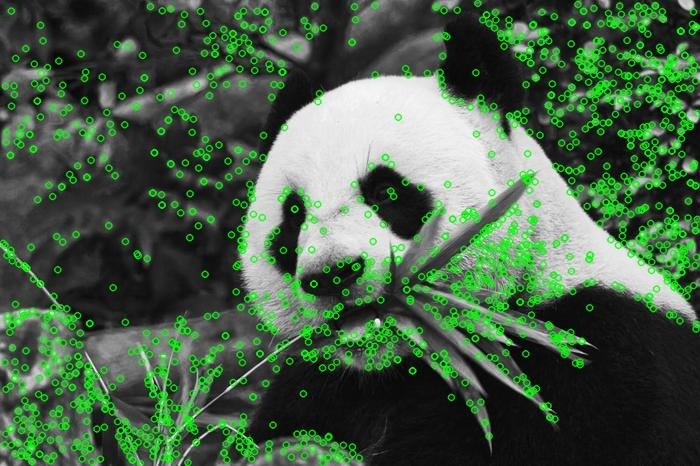
#> input picture other_tasks/ml-dl-computer-vision-journey/5_image_with_deep_learning/img/img2.png, 700 x 466 px
$ python 13_image_segmentation.py
#> lines starting #> are read from the running program, lines starting #| are printed output that depends on the picture
# [105 lines of commented-out code are left out]


import cv2
import numpy as np
import matplotlib.pyplot as plt

# Load an image
img = cv2.imread("../img/img2.png")
#> img is the input picture: shape (466, 700, 3); mean B, G, R 70.3, 95.2, 70.3
img = cv2.cvtColor(img, cv2.COLOR_BGR2RGB)
# img_gray = cv2.cvtColor(img, cv2.COLOR_RGB2GRAY)  # optional, work with single channel

# Define a simple kernel (3x3 edge detection)
kernel = np.array([[ -1, -1, -1],
                   [ -1,  8, -1],
                   [ -1, -1, -1]], dtype=np.float32)

# Apply convolution
feature_map = cv2.filter2D(img, -1, kernel)
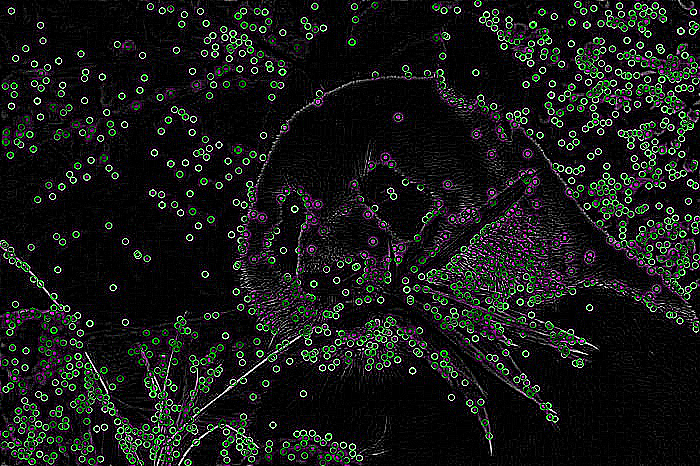
#> feature_map: shape (466, 700, 3); mean R, G, B 23.6, 25.5, 23.9

# Visualize
plt.figure(figsize=(10,5))
plt.subplot(1,2,1)
plt.title("Original")
plt.imshow(img, cmap='gray')
plt.axis('off')

plt.subplot(1,2,2)
plt.title("Feature map")
plt.imshow(feature_map, cmap='gray')
plt.axis('off')
plt.show()
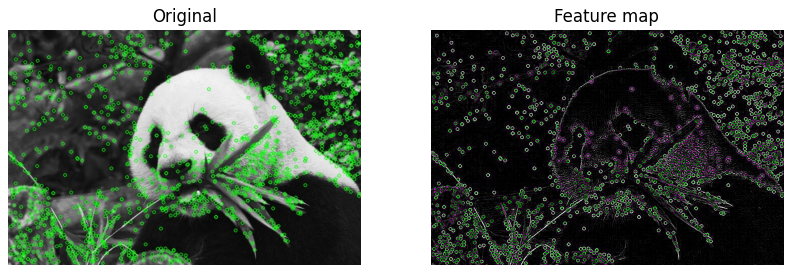
#> figure drawn by matplotlib, 2 panels

$ run again, with other_tasks/ml-dl-computer-vision-journey/5_image_with_deep_learning/img/img.png copied over other_tasks/ml-dl-computer-vision-journey/5_image_with_deep_learning/img/img2.png
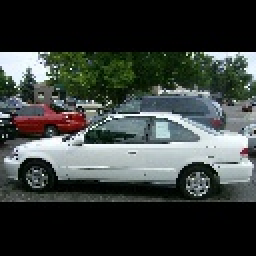
#> input picture other_tasks/ml-dl-computer-vision-journey/5_image_with_deep_learning/img/img.png, 128 x 128 px (shown 2 times larger)
#> img is the input picture: shape (128, 128, 3); mean B, G, R 59.8, 62.7, 56.9
#> `feature_map = cv2.filter2D(img, -1, kernel)`:
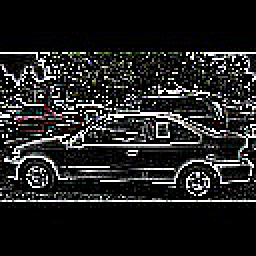
#> feature_map: shape (128, 128, 3) (shown 2 times larger); mean R, G, B 33.6, 33.7, 33.5
#> `plt.show()`:
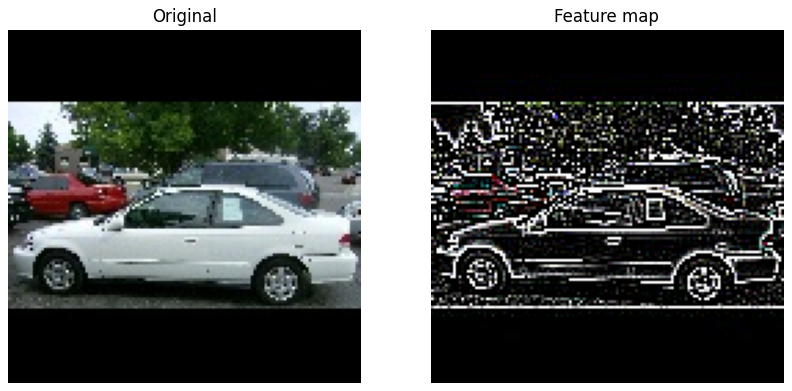
#> figure drawn by matplotlib, 2 panels

$ run again, with other_tasks/ml-dl-computer-vision-journey/5_image_with_deep_learning/img/car.jpeg saved as other_tasks/ml-dl-computer-vision-journey/5_image_with_deep_learning/img/img2.png
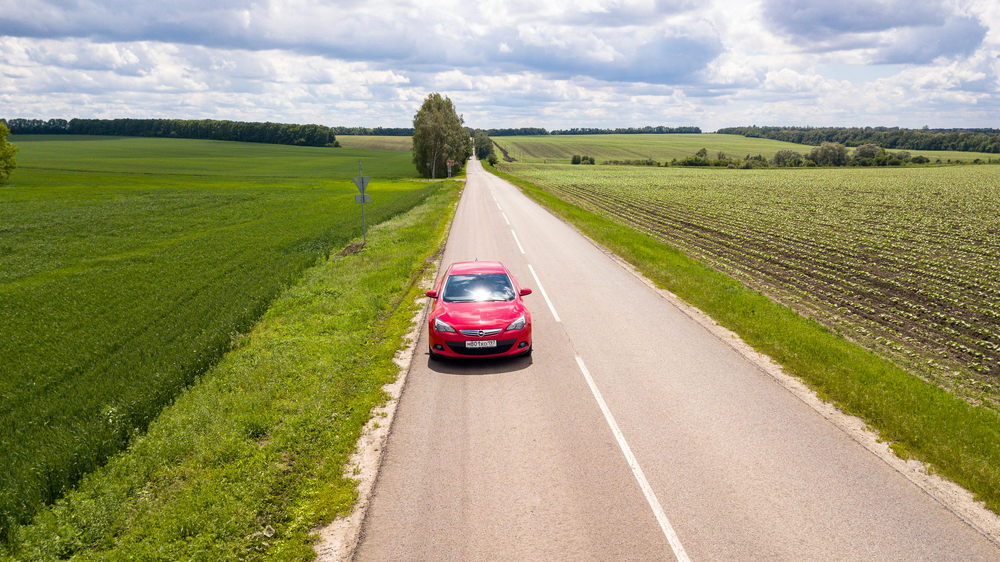
#> input picture other_tasks/ml-dl-computer-vision-journey/5_image_with_deep_learning/img/car.jpeg, 1000 x 562 px, shrunk from 3000 x 1685 before the run
#> img is the input picture: shape (562, 1000, 3); mean B, G, R 115.6, 153.7, 156.5
#> `feature_map = cv2.filter2D(img, -1, kernel)`:
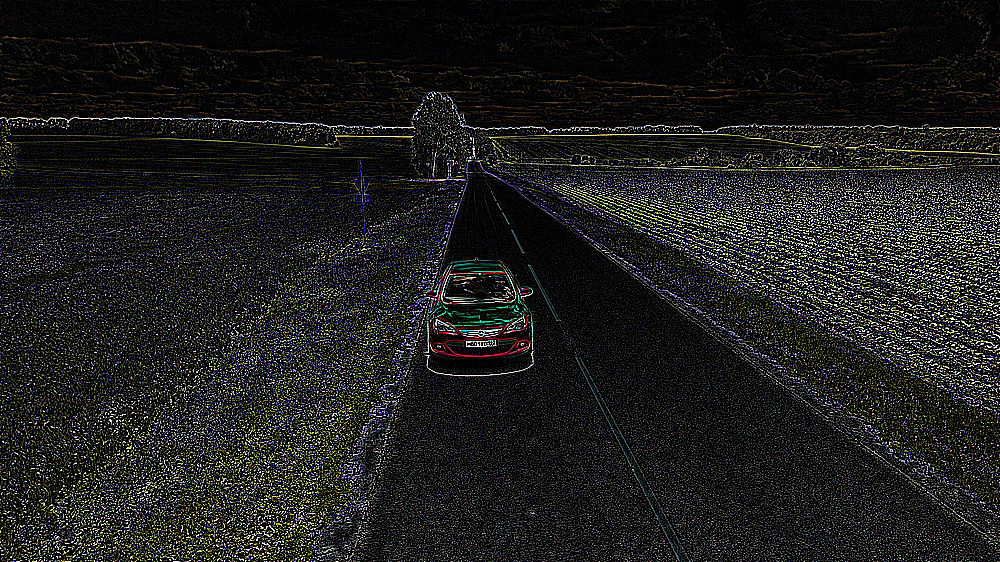
#> feature_map: shape (562, 1000, 3); mean R, G, B 29.5, 29.6, 26.8
#> `plt.show()`:
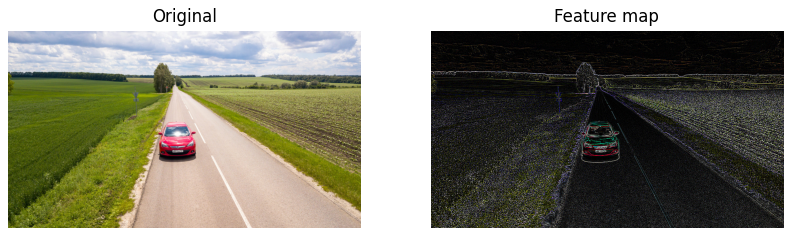
#> figure drawn by matplotlib, 2 panels
